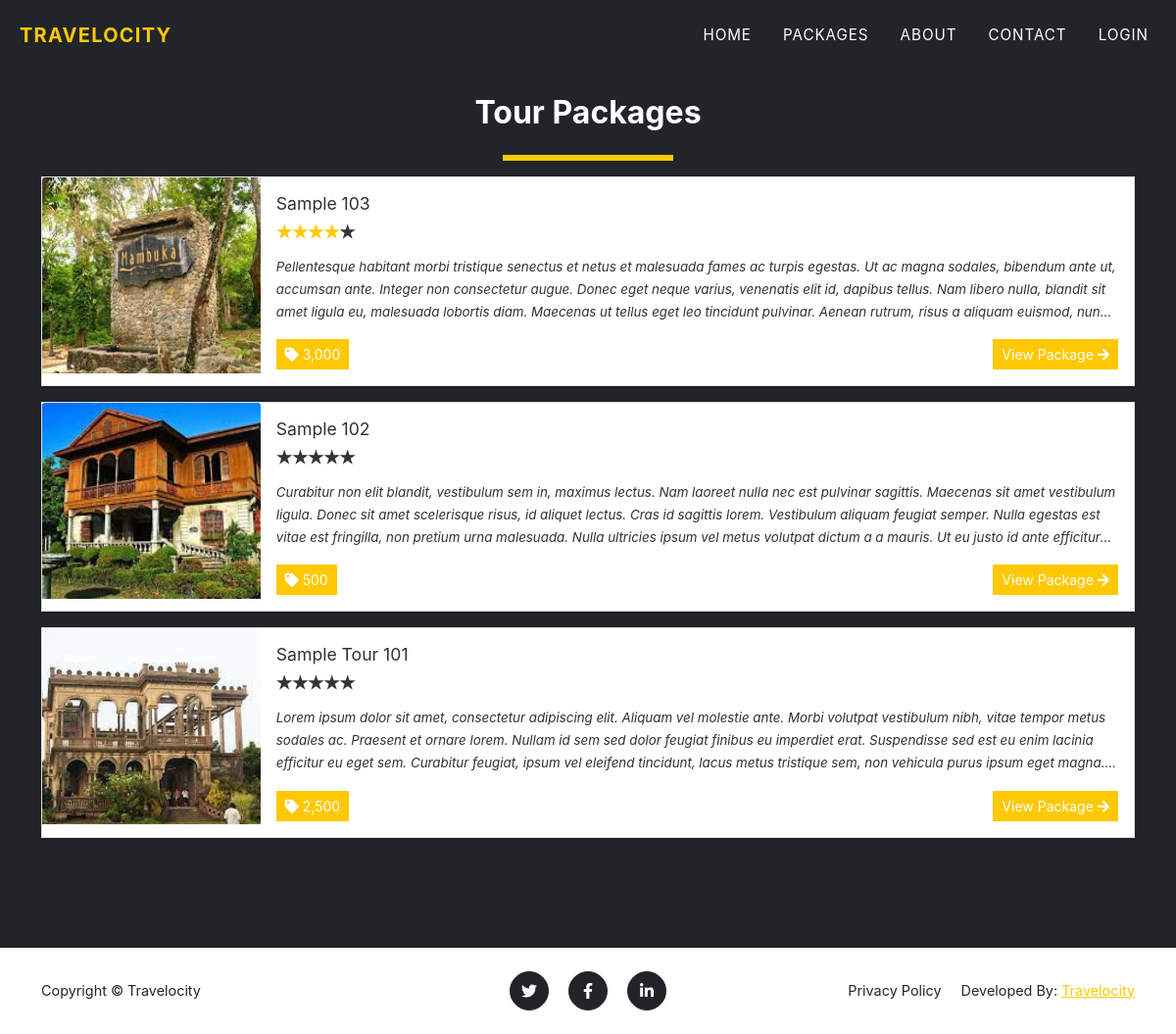
The page /?page=packages on the database its author committed.
### tables this page shows
CREATE TABLE `packages` (
  `id` int(30) NOT NULL,
  `title` text DEFAULT NULL,
  `tour_location` text DEFAULT NULL,
  `cost` double NOT NULL,
  `description` text DEFAULT NULL,
  `upload_path` text DEFAULT NULL,
  `status` tinyint(4) NOT NULL DEFAULT 1 COMMENT '1 =active ,2 = Inactive',
  `date_created` datetime NOT NULL DEFAULT current_timestamp()
);

### config.php (called while the page is built, shortened)
<?php
require_once('classes/DBConnection.php');
require_once('classes/SystemSettings.php');
function validate_image($file){
	if(!empty($file)){
		if(is_file(base_app.$file)){
			return base_url.$file;
		}else{
			return base_url.'dist/img/no-image-available.png';
		}
	}else{
		return base_url.'dist/img/no-image-available.png';
	}
}
?>

### classes/DBConnection.php (called while the page is built, shortened)
<?php
class DBConnection{
    private $host = 'localhost';
    private $username = 'root';
    private $password = '';
    private $database = 'tourism_db';
    public $conn;
    public function __construct(){
        if (!isset($this->conn)) {
            $this->conn = new mysqli($this->host, $this->username, $this->password, $this->database);
        }
    }
}
?>

### packages.php (the view)
<section class="page-section bg-dark" id="home">
	<div class="container">
		<h2 class="text-center">Tour Packages</h2>
	<div class="d-flex w-100 justify-content-center">
		<hr class="border-warning" style="border:3px solid" width="15%">
	</div>
	<div class="w-100">
		<?php
		$packages = $conn->query("SELECT * FROM `packages` order by rand() ");
			while($row = $packages->fetch_assoc() ):
				$cover='';
				if(is_dir(base_app.'uploads/package_'.$row['id'])){
					$img = scandir(base_app.'uploads/package_'.$row['id']);
					$k = array_search('.',$img);
					if($k !== false)
						unset($img[$k]);
					$k = array_search('..',$img);
					if($k !== false)
						unset($img[$k]);
					$cover = isset($img[2]) ? 'uploads/package_'.$row['id'].'/'.$img[2] : "";
				}
				$row['description'] = strip_tags(stripslashes(html_entity_decode($row['description'])));
				$review = $conn->query("SELECT * FROM `rate_review` where package_id='{$row['id']}'");
				$review_count =$review->num_rows;
				$rate = 0;
				while($r= $review->fetch_assoc()){
					$rate += $r['rate'];
				}
				if($rate > 0 && $review_count > 0)
				$rate = number_format($rate/$review_count,0,"");
		?>
			<div class="card d-flex w-100 rounded-0 mb-3 package-item">
				<img class="card-img-top" src="<?php echo validate_image($cover) ?>" alt="<?php echo $row['title'] ?>" height="200rem" style="object-fit:cover">
				<div class="card-body">
				<h5 class="card-title truncate-1"><?php echo $row['title'] ?></h5>
				<div class=" w-100 d-flex justify-content-start">
				<form action="">
					<div class="stars stars-small">
							<input disabled class="star star-5" id="star-5" type="radio" name="star" <?php echo $rate == 5 ? "checked" : '' ?>/> <label class="star star-5" for="star-5"></label>
							<input disabled class="star star-4" id="star-4" type="radio" name="star" <?php echo $rate == 4 ? "checked" : '' ?>/> <label class="star star-4" for="star-4"></label>
							<input disabled class="star star-3" id="star-3" type="radio" name="star" <?php echo $rate == 3 ? "checked" : '' ?>/> <label class="star star-3" for="star-3"></label>
							<input disabled class="star star-2" id="star-2" type="radio" name="star" <?php echo $rate == 2 ? "checked" : '' ?>/> <label class="star star-2" for="star-2"></label>
							<input disabled class="star star-1" id="star-1" type="radio" name="star" <?php echo $rate == 1 ? "checked" : '' ?>/> <label class="star star-1" for="star-1"></label>
					</div>
				</form>
				</div>
				<p class="card-text truncate"><?php echo $row['description'] ?></p>
				<div class="w-100 d-flex justify-content-between">
					<span class="rounded-0 btn btn-flat btn-sm btn-primary"><i class="fa fa-tag"></i> <?php echo number_format($row['cost']) ?></span>
					<a href="./?page=view_package&id=<?php echo md5($row['id']) ?>" class="btn btn-sm btn-flat btn-warning">View Package <i class="fa fa-arrow-right"></i></a>
				</div>
				</div>
			</div>
		<?php endwhile; ?>
	</div>
	</div>
</section>

### index.php (shortened to what this page needs)
<!DOCTYPE html>
<html lang="en" class="" style="height: auto;">
<?php require_once('config.php'); ?>
 <?php require_once('inc/header.php') ?>
  <body class="hold-transition layout-top-nav" >
     <?php $page = isset($_GET['page']) ? $_GET['page'] : 'portal';  ?>
     <?php require_once('inc/topBarNav.php') ?>
     <?php
        if(!file_exists($page.".php") && !is_dir($page)){
            include '404.html';
        }else{
          if(is_dir($page))
            include $page.'/index.php';
          else
            include $page.'.php';
        }
      ?>
      <?php require_once('inc/footer.php') ?>
  </body>
</html>

### inc/header.php (shortened to what this page needs)
<head>
    <link rel="stylesheet" href="<?php echo base_url ?>plugins/fontawesome-free/css/all.min.css">
    <link rel="stylesheet" href="<?php echo base_url ?>plugins/tempusdominus-bootstrap-4/css/tempusdominus-bootstrap-4.min.css">
  <link rel="stylesheet" href="<?php echo base_url ?>plugins/datatables-bs4/css/dataTables.bootstrap4.min.css">
  <link rel="stylesheet" href="<?php echo base_url ?>plugins/datatables-responsive/css/responsive.bootstrap4.min.css">
  <link rel="stylesheet" href="<?php echo base_url ?>plugins/datatables-buttons/css/buttons.bootstrap4.min.css">
  <link rel="stylesheet" href="<?php echo base_url ?>plugins/select2/css/select2.min.css">
  <link rel="stylesheet" href="<?php echo base_url ?>plugins/select2-bootstrap4-theme/select2-bootstrap4.min.css">
    <link rel="stylesheet" href="<?php echo base_url ?>plugins/icheck-bootstrap/icheck-bootstrap.min.css">
    <link rel="stylesheet" href="<?php echo base_url ?>plugins/jqvmap/jqvmap.min.css">
    <link rel="stylesheet" href="<?php echo base_url ?>dist/css/adminlte.css">
    <link rel="stylesheet" href="<?php echo base_url ?>dist/css/custom.css">
    <link rel="stylesheet" href="<?php echo base_url ?>assets/css/styles.css">
    <link rel="stylesheet" href="<?php echo base_url ?>plugins/overlayScrollbars/css/OverlayScrollbars.min.css">
    <link rel="stylesheet" href="<?php echo base_url ?>plugins/daterangepicker/daterangepicker.css">
    <link rel="stylesheet" href="<?php echo base_url ?>plugins/summernote/summernote-bs4.min.css">
  <link rel="stylesheet" href="<?php echo base_url ?>plugins/sweetalert2-theme-bootstrap-4/bootstrap-4.min.css">
  </head>

### inc/topBarNav.php (shortened to what this page needs)
<nav class="navbar navbar-expand-lg navbar-dark fixed-top navbar-shrink" id="mainNav">
           <div class="container-fluid">
               <a class="navbar-brand" href="#page-top"><span class="text-waring">Travelocity</span></a>
               <div class="collapse navbar-collapse" id="navbarResponsive">
                   <ul class="navbar-nav text-uppercase ms-auto py-4 py-lg-0">
                       <li class="nav-item"><a class="nav-link" href="<?php echo $page !='home' ? './':''  ?>">Home</a></li>
                       <li class="nav-item"><a class="nav-link" href="./?page=packages">Packages</a></li>
                       <li class="nav-item"><a class="nav-link" href="<?php echo $page !='home' ? './':''  ?>#about">About</a></li>
                       <li class="nav-item"><a class="nav-link" href="<?php echo $page !='home' ? './':''  ?>#contact">Contact</a></li>
                       <?php if(isset($_SESSION['userdata'])): ?>
                         <li class="nav-item"><a class="nav-link" href="./?page=my_account"><i class="fa fa-user"></i> Hi, <?php  echo $_settings->userdata('firstname') ?>!</a></li>
                         <li class="nav-item"><a class="nav-link" href="logout.php"><i class="fa fa-sign-out-alt"></i></a></li>
                       <?php else: ?>
                         <li class="nav-item"><a class="nav-link" href="javascript:void(0)" id="login_btn">Login</a></li>
                       <?php endif; ?>
                   </ul>
               </div>
           </div>
       </nav>

### inc/footer.php (shortened to what this page needs)
<footer class="footer py-4">
	<div class="container">
		<div class="row align-items-center">
			<div class="col-lg-4 text-lg-start">Copyright &copy; <?php echo $_settings->info('short_name') ?></div>
			<div class="col-lg-4 my-3 my-lg-0">
				<a class="btn btn-dark btn-social mx-2" href="#!"><i class="fab fa-twitter"></i></a>
				<a class="btn btn-dark btn-social mx-2" href="#!"><i class="fab fa-facebook-f"></i></a>
				<a class="btn btn-dark btn-social mx-2" href="#!"><i class="fab fa-linkedin-in"></i></a>
			</div>
			<div class="col-lg-4 text-lg-end">
				<a class="link-dark text-decoration-none me-3" href="javascript:void(0)" id="p_use">Privacy Policy</a>
        <span>Developed By: <a href="mailto:travelocity03@gmail.com">Travelocity</a></span>
			</div>
		</div>
	</div>
</footer>

### rows shown on the page
packages: shows a picture, title "Sample 103", description "Pellentesque habitant morbi tristique senectus et netus et malesuada fames ac turpis egestas. Ut ac magna sodales, bibendum ante ut, accumsan ante. Integer non consectetur augue. Donec eget neque varius, venenatis elit id, dapibus tellus. Nam libero nulla, blandit sit amet ligula eu, malesuada lobortis diam. Maecenas ut tellus eget leo tincidunt pulvinar. Aenean rutrum, risus a aliquam euismod,…", cost "3,000"
packages: shows a picture, title "Sample 102", description "Curabitur non elit blandit, vestibulum sem in, maximus lectus. Nam laoreet nulla nec est pulvinar sagittis. Maecenas sit amet vestibulum ligula. Donec sit amet scelerisque risus, id aliquet lectus. Cras id sagittis lorem. Vestibulum aliquam feugiat semper. Nulla egestas est vitae est fringilla, non pretium urna malesuada. Nulla ultricies ipsum vel metus volutpat dictum a a mauris. Ut eu justo id ante…", cost "500"
packages: shows a picture, title "Sample Tour 101", description "Lorem ipsum dolor sit amet, consectetur adipiscing elit. Aliquam vel molestie ante. Morbi volutpat vestibulum nibh, vitae tempor metus sodales ac. Praesent et ornare lorem. Nullam id sem sed dolor feugiat finibus eu imperdiet erat. Suspendisse sed est eu enim lacinia efficitur eu eget sem. Curabitur feugiat, ipsum vel eleifend tincidunt, lacus metus tristique sem, non vehicula purus ipsum eget…", cost "2,500"

### other values the page prints
$_settings->info('short_name') "Travelocity"
